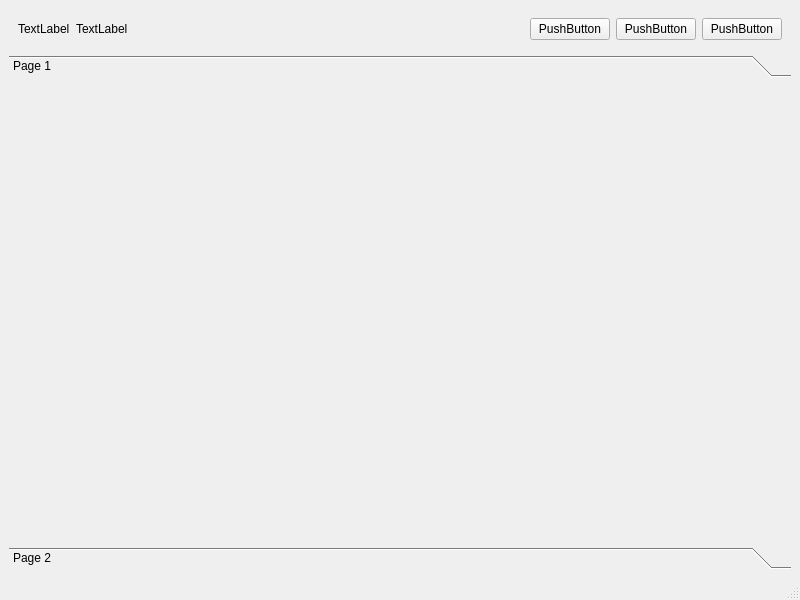
<?xml version="1.0" encoding="UTF-8"?>
<ui version="4.0">
 <class>MainWindow</class>
 <widget class="QMainWindow" name="MainWindow">
  <property name="geometry">
   <rect>
    <x>0</x>
    <y>0</y>
    <width>800</width>
    <height>600</height>
   </rect>
  </property>
  <property name="windowTitle">
   <string>MainWindow</string>
  </property>
  <widget class="QWidget" name="centralwidget">
   <layout class="QVBoxLayout" name="verticalLayout">
    <item>
     <widget class="QWidget" name="titleBar" native="true">
      <layout class="QHBoxLayout" name="horizontalLayout">
       <item>
        <widget class="QLabel" name="IconName">
         <property name="text">
          <string>TextLabel</string>
         </property>
        </widget>
       </item>
       <item>
        <widget class="QLabel" name="titleLabel">
         <property name="text">
          <string>TextLabel</string>
         </property>
        </widget>
       </item>
       <item>
        <spacer name="horizontalSpacer">
         <property name="orientation">
          <enum>Qt::Orientation::Horizontal</enum>
         </property>
         <property name="sizeHint" stdset="0">
          <size>
           <width>40</width>
           <height>20</height>
          </size>
         </property>
        </spacer>
       </item>
       <item>
        <widget class="QPushButton" name="btnMinimize">
         <property name="text">
          <string>PushButton</string>
         </property>
        </widget>
       </item>
       <item>
        <widget class="QPushButton" name="btnMaximize">
         <property name="text">
          <string>PushButton</string>
         </property>
        </widget>
       </item>
       <item>
        <widget class="QPushButton" name="btnClose">
         <property name="text">
          <string>PushButton</string>
         </property>
        </widget>
       </item>
      </layout>
     </widget>
    </item>
    <item>
     <widget class="QToolBox" name="toolBox">
      <property name="currentIndex">
       <number>0</number>
      </property>
      <widget class="QWidget" name="page">
       <property name="geometry">
        <rect>
         <x>0</x>
         <y>0</y>
         <width>782</width>
         <height>431</height>
        </rect>
       </property>
       <attribute name="label">
        <string>Page 1</string>
       </attribute>
      </widget>
      <widget class="QWidget" name="page_2">
       <property name="geometry">
        <rect>
         <x>0</x>
         <y>0</y>
         <width>782</width>
         <height>431</height>
        </rect>
       </property>
       <attribute name="label">
        <string>Page 2</string>
       </attribute>
       <widget class="QLabel" name="labelCamera">
        <property name="geometry">
         <rect>
          <x>150</x>
          <y>20</y>
          <width>271</width>
          <height>221</height>
         </rect>
        </property>
        <property name="text">
         <string>TextLabel</string>
        </property>
        <property name="scaledContents">
         <bool>true</bool>
        </property>
       </widget>
      </widget>
     </widget>
    </item>
   </layout>
  </widget>
  <widget class="QMenuBar" name="menubar">
   <property name="geometry">
    <rect>
     <x>0</x>
     <y>0</y>
     <width>800</width>
     <height>22</height>
    </rect>
   </property>
  </widget>
  <widget class="QStatusBar" name="statusbar"/>
 </widget>
 <resources/>
 <connections/>
</ui>
